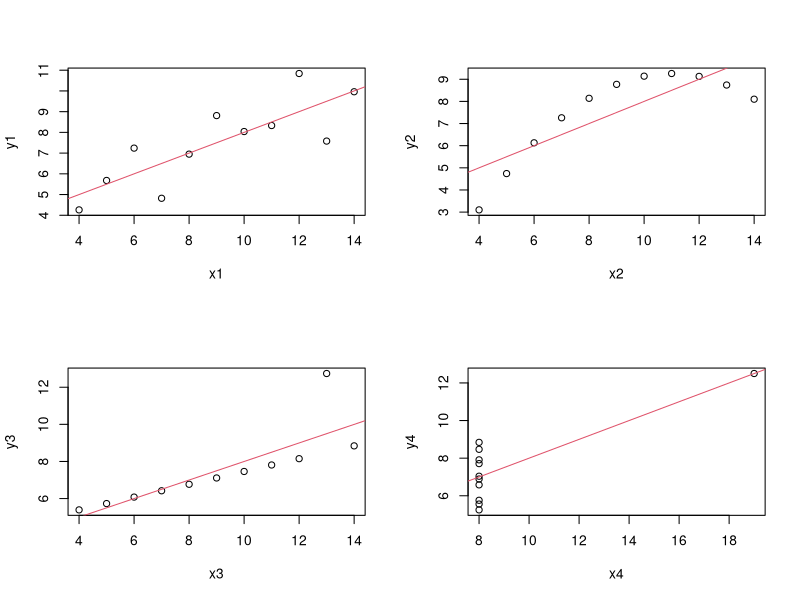
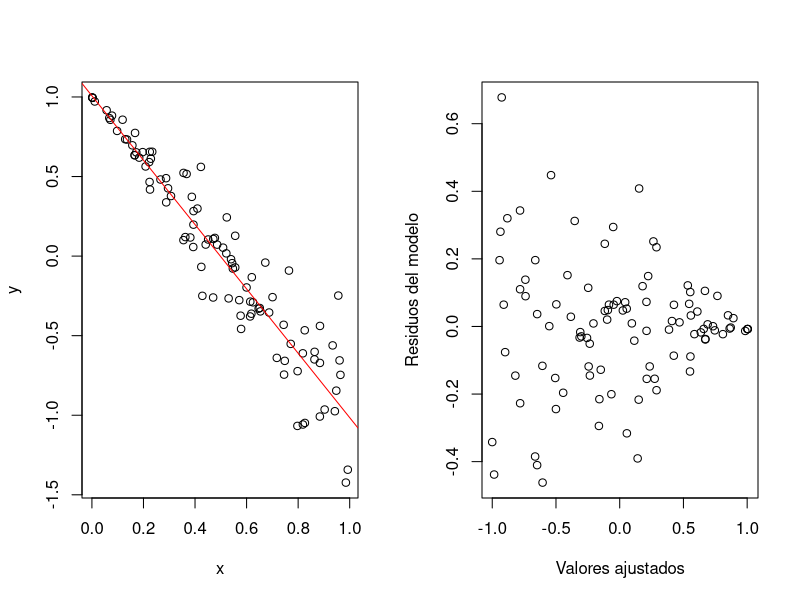
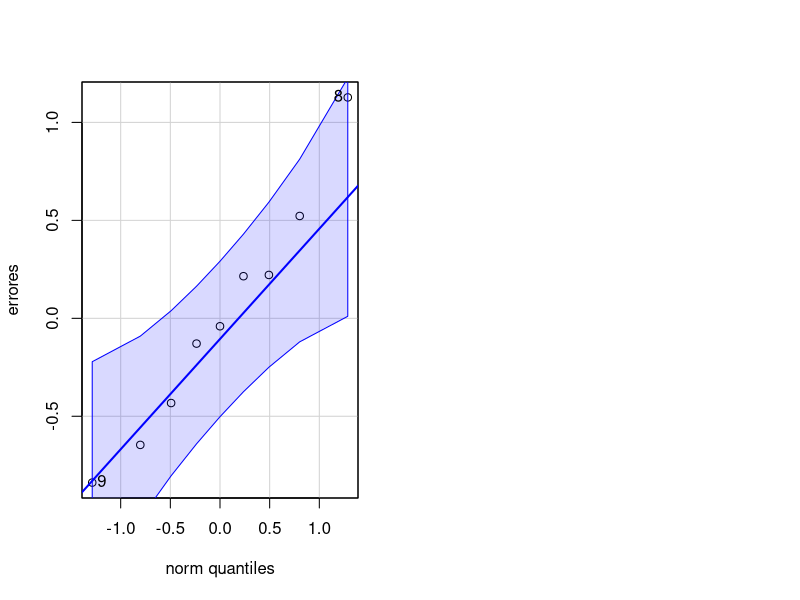

R code for these plots, in order:
## ---- chunk 1
knitr::opts_chunk$set(echo = TRUE)
## ---- chunk 2
sal=c(1.8,2.2,3.5,4.0,4.3,5.0)
tensión=c(100,98,110,110,112,120)
(media.sal = mean(sal))
(media.tensión = mean(tensión))
## ---- chunk 3
(var.sal = var(sal))
(var.tensión = var(tensión))
(cov.sal.tensión = cov(sal,tensión))
## ---- chunk 4
(b1 = cov.sal.tensión/var.sal)
(b0 = media.tensión-b1*media.sal)
## ---- chunk 5
lm(tensión ~sal)
## ---- chunk 6
(round(media.tensión-b0-b1*media.sal,6))
## ---- chunk 7
tensión.estimada = b0+b1*sal
(mean(tensión.estimada)-mean(tensión))
## ---- chunk 8
errores=tensión.estimada-tensión
SSE = sum(errores^2)
n=length(sal)
(estimación.varianza = SSE/(n-2))
## ---- chunk 9
(SST = sum((tensión-media.tensión)^2))
## ---- chunk 10
(SSR = sum((tensión.estimada-media.tensión)^2))
## ---- chunk 11
(SSE = sum((tensión-tensión.estimada)^2))
## ---- chunk 12
(round(SST-SSR-SSE,6))
## ---- chunk 13
(R2=SSR/SST)
## ---- chunk 14
(R2=var(tensión.estimada)/var(tensión))
## ---- chunk 15
summary(lm(tensión ~ sal))$r.squared
## ---- chunk 16
data(anscombe)
str(anscombe)
## ---- chunk 17
anscombe
## ---- chunk 18
summary(lm(y1~x1,data=anscombe))$r.squared
summary(lm(y2~x2,data=anscombe))$r.squared
## ---- chunk 19
summary(lm(y3~x3,data=anscombe))$r.squared
summary(lm(y4~x4,data=anscombe))$r.squared
## ---- chunk 20
par(mfrow=c(2,2))
plot(y1~x1,data=anscombe)
abline(lm(y1~x1,data=anscombe),col=2)
plot(y2~x2,data=anscombe)
abline(lm(y2~x2,data=anscombe),col=2)
plot(y3~x3,data=anscombe)
abline(lm(y3~x3,data=anscombe),col=2)
plot(y4~x4,data=anscombe)
abline(lm(y4~x4,data=anscombe),col=2)
## ---- chunk 21
library(nortest)
lillie.test(errores)
## ---- chunk 22
alpha=0.05
S=sqrt(estimación.varianza)
extremo.izquierda.b1 = b1-qt(1-alpha/2,n-2)*S/(sd(sal)*sqrt(n-1))
extremo.derecha.b1 = b1+qt(1-alpha/2,n-2)*S/(sd(sal)*sqrt(n-1))
print('Intervalo confianza para b1:')
print(c(extremo.izquierda.b1,extremo.derecha.b1))
## ---- chunk 23
extremo.izquierda.b0 = b0-qt(1-alpha/2,n-2)*S*sqrt(1/n+media.sal^2/((n-1)*var(sal)))
extremo.derecha.b0 = b0+qt(1-alpha/2,n-2)*S*sqrt(1/n+media.sal^2/((n-1)*var(sal)))
print('Intervalo confianza para b0:')
print(c(extremo.izquierda.b0,extremo.derecha.b0))
## ---- chunk 24
confint(lm(tensión~sal),level=0.95)
## ---- chunk 25
alpha=0.05
x0=4.5
y0.estimado = b0+b1*x0
extremo.izquierda.mu.x0 = y0.estimado-qt(1-alpha/2,n-2)*S*
  sqrt(1/n+(x0-media.sal)^2/((n-1)*var(sal)))
extremo.derecha.mu.x0 = y0.estimado+qt(1-alpha/2,n-2)*S*
  sqrt(1/n+(x0-media.sal)^2/((n-1)*var(sal)))
print(paste("Intervalo de confianza para mu de Y para x0=",x0))
print(c(extremo.izquierda.mu.x0,extremo.derecha.mu.x0))
## ---- chunk 26
extremo.izquierda.y0 = y0.estimado-qt(1-alpha/2,n-2)*S*
  sqrt(1+1/n+(x0-media.sal)^2/((n-1)*var(sal)))
extremo.derecha.y0 = y0.estimado+qt(1-alpha/2,n-2)*S*
  sqrt(1+1/n+(x0-media.sal)^2/((n-1)*var(sal)))
print(paste("Intervalo de confianza para y0 para x0=",x0))
print(c(extremo.izquierda.y0,extremo.derecha.y0))
## ---- chunk 27
newdata=data.frame(sal=4.5)
predict.lm(lm(tensión~sal),newdata,interval="confidence",level= 0.95)
predict.lm(lm(tensión~sal),newdata,interval="prediction",level= 0.95)
## ---- chunk 28
(t0 = b1/(S/(sd(sal)*sqrt(n-1))))
## ---- chunk 29
(p=2*pt(abs(t0),n-2,lower.tail = FALSE))
## ---- chunk 30
summary(lm(tensión ~ sal))
## ---- chunk 31
t0^2
## ---- chunk 32
X=matrix(c(1,78,48.2,2.75,29.5,1,69,45.5,2.15,26.3,
 1,77,46.3,4.41,32.2,1,88,49,5.52,36.5,
 1,67,43,3.21,27.2,1,80,48,4.32,27.7,
 1,74,48,2.31,28.3,1,94,53,4.3,30.3,
 1,102,58,3.71,28.7),nrow=9,byrow=TRUE)
y=cbind(c(57.5,52.8,61.3,67,53.5,62.7,56.2,68.5,69.2))
(estimaciones.b = solve(t(X)%*%X)%*%(t(X)%*%y))
## ---- chunk 33
lm(y ~ X[,2]+X[,3]+X[,4]+X[,5])
## ---- chunk 34
vectores.medios = apply(X[,1:5],2,mean)
round(mean(y)-t(estimaciones.b)%*%vectores.medios,6)
## ---- chunk 35
valores.estimados = X%*%estimaciones.b
round(mean(y)-mean(valores.estimados),6)
## ---- chunk 36
errores=y-valores.estimados
round(mean(errores))
SSE=sum(errores^2)
n=dim(X)[1]
var(errores)-SSE/(n-1)
## ---- chunk 37
(SST=sum((y-mean(y))^2))
## ---- chunk 38
(SSR=sum((valores.estimados-mean(y))^2))
## ---- chunk 39
(SSE = sum(errores^2))
## ---- chunk 40
round(SST-SSR-SSE,6)
## ---- chunk 41
(R2=SSR/SST)
## ---- chunk 42
(R2 = var(valores.estimados)/var(y))
## ---- chunk 43
summary(lm(y~X[,2]+X[,3]+X[,4]+X[,5]))$r.squared
## ---- chunk 44
k=dim(X)[2]-1
(R2.adj = 1-(1-R2)*(n-1)/(n-k-1))
## ---- chunk 45
summary(lm(y~X[,2]+X[,3]+X[,4]+X[,5]))$adj.r.squared
## ---- chunk 46
summary(lm(y~X[,2]))$adj.r.squared
## ---- chunk 47
summary(lm(y~X[,2]+X[,3]))$adj.r.squared
## ---- chunk 48
summary(lm(y~X[,2]+X[,3]+X[,4]))$adj.r.squared
## ---- chunk 49
AIC(lm(y~X[,2]))
AIC(lm(y~X[,2]+X[,3]))
AIC(lm(y~X[,2]+X[,3]+X[,4]))
## ---- chunk 50
AIC(lm(y~X[,2]+X[,3]+X[,4]+X[,5]))
## ---- chunk 51
BIC(lm(y~X[,2]))
BIC(lm(y~X[,2]+X[,3]))
BIC(lm(y~X[,2]+X[,3]+X[,4]))
## ---- chunk 52
BIC(lm(y~X[,2]+X[,3]+X[,4]+X[,5]))
## ---- chunk 53
lillie.test(errores)
## ---- chunk 54
(S2 = SSE/(n-k-1))
## ---- chunk 55
S2*solve(t(X)%*%X)
## ---- chunk 56
(errores.estandar = sqrt(S2*diag(solve(t(X)%*%X))))
## ---- chunk 57
alpha=0.05
c(estimaciones.b[1]-qt(1-alpha/2,n-k-1)*errores.estandar[1],
  estimaciones.b[1]+qt(1-alpha/2,n-k-1)*errores.estandar[1])
## ---- chunk 58
c(estimaciones.b[2]-qt(1-alpha/2,n-k-1)*errores.estandar[2],
  estimaciones.b[2]+qt(1-alpha/2,n-k-1)*errores.estandar[2])
## ---- chunk 59
c(estimaciones.b[3]-qt(1-alpha/2,n-k-1)*errores.estandar[3],
  estimaciones.b[3]+qt(1-alpha/2,n-k-1)*errores.estandar[3])
## ---- chunk 60
c(estimaciones.b[4]-qt(1-alpha/2,n-k-1)*errores.estandar[4],
  estimaciones.b[4]+qt(1-alpha/2,n-k-1)*errores.estandar[4])
## ---- chunk 61
c(estimaciones.b[5]-qt(1-alpha/2,n-k-1)*errores.estandar[5],
  estimaciones.b[5]+qt(1-alpha/2,n-k-1)*errores.estandar[5])
## ---- chunk 62
confint(lm(y~X[,2]+X[,3]+X[,4]+X[,5]),level=0.95)
## ---- chunk 63
alpha=0.05
x0 = c(1,75,50,4,30)
y0.estimado = sum(estimaciones.b*x0)
c(y0.estimado-qt(1-alpha/2,n-k-1)*sqrt(S2*(t(x0)%*%solve(t(X)%*%X)%*%x0)),
  y0.estimado+qt(1-alpha/2,n-k-1)*sqrt(S2*(t(x0)%*%solve(t(X)%*%X)%*%x0)))
## ---- chunk 64
c(y0.estimado-qt(1-alpha/2,n-k-1)*sqrt(S2*(1+(t(x0)%*%solve(t(X)%*%X)%*%x0))),
  y0.estimado+qt(1-alpha/2,n-k-1)*sqrt(S2*(1+(t(x0)%*%solve(t(X)%*%X)%*%x0))))
## ---- chunk 65
newdata=data.frame(x1=75,x2=50,x3=4,x4=30)
x1=X[,2]
x2=X[,3]
x3=X[,4]
x4=X[,5]
predict.lm(lm(y~x1+x2+x3+x4),newdata,interval="confidence",level= 0.95)
## ---- chunk 66
predict.lm(lm(y~x1+x2+x3+x4),newdata,interval="prediction",level= 0.95)
## ---- chunk 67
anova(lm(y~X[,2:5]))
## ---- chunk 68
summary(lm(y~x1+x2+x3+x4))
## ---- chunk 69
set.seed(2020)
x<-runif(100)
y<-1-2*x+0.3*x*rnorm(100)
par(mfrow=c(1,2))
plot(x,y)
r=lm(y~x)
abline(r,col="red")
plot(r$res~r$fitted.values,xlab="Valores ajustados",ylab="Residuos del modelo")
## ---- chunk 70
residuos=r$res
(X0=length(residuos)*summary(lm(residuos^2~x+I(x^2)))$r.squared)
(p.valor=pchisq(X0,2,lower.tail = FALSE))
## ---- chunk 71
library(lmtest)
bptest(r,~x+I(x^2))
## ---- chunk 72
errores
## ---- chunk 73
(coef.deter.modelo.auxiliar = summary(lm(errores^2 ~ X[,2]+X[,3]+X[,4]+X[,5]))$r.squared)
## ---- chunk 74
(X0 = n*coef.deter.modelo.auxiliar)
(p.valor = pchisq(X0,k,lower.tail=FALSE))
## ---- chunk 75
y=c(57.5,52.8,61.3,67,53.5,62.7,56.2,68.5,69.2)
reg.mul.original = lm(y~X[,2]+X[,3]+X[,4]+X[,5])
bptest(reg.mul.original)
## ---- chunk 76
library(car)
estimación.sigma2 = sum(errores^2)/(n-k-1)
qqPlot(errores,distribution = "norm", mean=0,sd=sqrt(estimación.sigma2))
## ---- chunk 77
lillie.test(errores)
